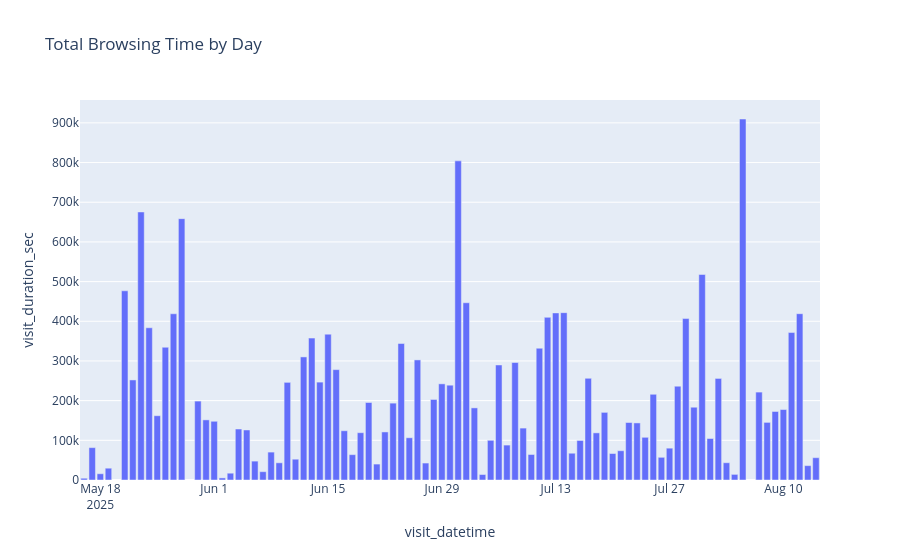
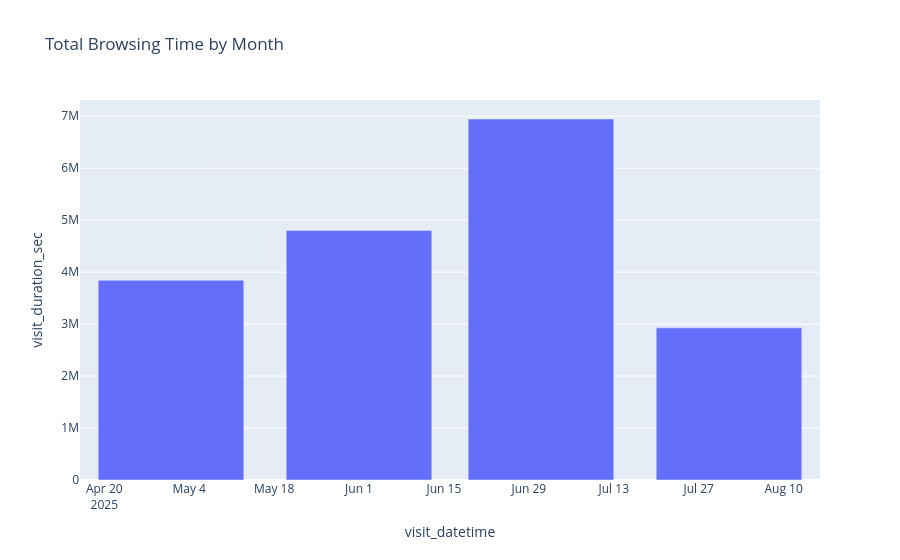
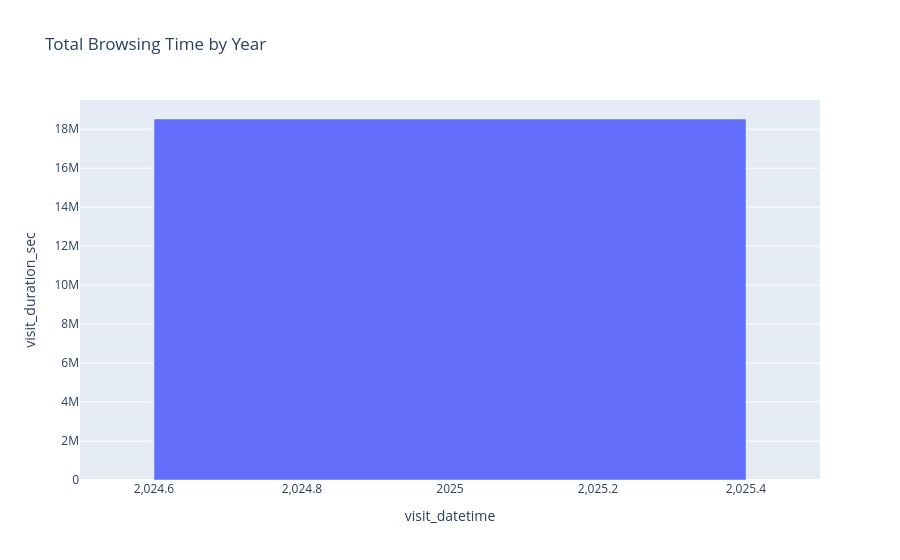

Notebook code for these charts, in order:
### Markdown cell above
## 1. Total Browsing Time by Day/Month/Year (Bar Chart)

### Code cell
conn = sqlite3.connect('data.db')
df = pd.read_sql_query('SELECT visit_datetime, visit_duration_sec FROM visits', conn)
conn.close()

df['visit_datetime'] = pd.to_datetime(df['visit_datetime'])

# Daily
daily_browsing = df.groupby(df['visit_datetime'].dt.date)['visit_duration_sec'].sum().reset_index()
fig_daily = px.bar(daily_browsing, x='visit_datetime', y='visit_duration_sec', title='Total Browsing Time by Day')
fig_daily.show()

# Monthly
monthly_browsing = df.groupby(df['visit_datetime'].dt.to_period('M'))['visit_duration_sec'].sum().reset_index()
monthly_browsing['visit_datetime'] = monthly_browsing['visit_datetime'].astype(str)
fig_monthly = px.bar(monthly_browsing, x='visit_datetime', y='visit_duration_sec', title='Total Browsing Time by Month')
fig_monthly.show()

# Yearly
yearly_browsing = df.groupby(df['visit_datetime'].dt.year)['visit_duration_sec'].sum().reset_index()
fig_yearly = px.bar(yearly_browsing, x='visit_datetime', y='visit_duration_sec', title='Total Browsing Time by Year')
fig_yearly.show()

### Figure 1 — Plotly figure (JSON) as saved in the notebook; plotly's stock layout.template omitted (floating-point values rounded to 4 significant figures)
{"data": [{"hovertemplate": "visit_datetime=%{x}<br>visit_duration_sec=%{y}<extra></extra>", "legendgroup": "", "marker": {"color": "#636efa", "pattern": {"shape": ""}}, "name": "", "orientation": "v", "showlegend": false, "textposition": "auto", "type": "bar", "x": ["2025-05-16", "2025-05-17", "2025-05-18", "2025-05-19", "2025-05-21", "2025-05-22", "2025-05-23", "2025-05-24", "2025-05-25", "2025-05-26", "2025-05-27", "2025-05-28", "2025-05-30", "2025-05-31", "2025-06-01", "2025-06-02", "2025-06-03", "2025-06-04", "2025-06-05", "2025-06-06", "2025-06-07", "2025-06-08", "2025-06-09", "2025-06-10", "2025-06-11", "2025-06-12", "2025-06-13", "2025-06-14", "2025-06-15", "2025-06-16", "2025-06-17", "2025-06-18", "2025-06-19", "2025-06-20", "2025-06-21", "2025-06-22", "2025-06-23", "2025-06-24", "2025-06-25", "2025-06-26", "2025-06-27", "2025-06-28", "2025-06-29", "2025-06-30", "2025-07-01", "2025-07-02", "2025-07-03", "2025-07-04", "2025-07-05", "2025-07-06", "2025-07-07", "2025-07-08", "2025-07-09", "2025-07-10", "2025-07-11", "2025-07-12", "2025-07-13", "2025-07-14", "2025-07-15", "2025-07-16", "2025-07-17", "2025-07-18", "2025-07-19", "2025-07-20", "2025-07-21", "2025-07-22", "2025-07-23", "2025-07-24", "2025-07-25", "2025-07-26", "2025-07-27", "2025-07-28", "2025-07-29", "2025-07-30", "2025-07-31", "2025-08-01", "2025-08-02", "2025-08-03", "2025-08-04", "2025-08-05", "2025-08-07", "2025-08-08", "2025-08-09", "2025-08-10", "2025-08-11", "2025-08-12", "2025-08-13", "2025-08-14"], "xaxis": "x", "y": [4481.0, 81580.0, 15770.0, 29760.0, 476800.0, 252100.0, 675500.0, 383600.0, 162000.0, 334500.0, 418900.0, 658600.0, 198900.0, 151500.0, 148000.0, 5294.0, 17160.0, 128500.0, 126100.0, 47570.0, 20960.0, 70310.0, 43360.0, 246100.0, 52430.0, 310200.0, 357700.0, 246700.0, 367500.0, 278100.0, 124100.0, 63890.0, 119200.0, 195300.0, 40150.0, 121100.0, 193700.0, 343900.0, 106500.0, 302600.0, 42700.0, 203000.0, 242300.0, 238900.0, 804300.0, 446700.0, 181700.0, 13810.0, 100000.0, 289900.0, 88010.0, 296000.0, 130800.0, 64290.0, 332100.0, 410000.0, 421100.0, 421700.0, 67470.0, 99580.0, 256300.0, 118800.0, 170400.0, 66770.0, 73790.0, 144900.0, 143800.0, 107600.0, 216000.0, 57170.0, 80210.0, 236300.0, 406800.0, 183400.0, 517900.0, 104600.0, 256000.0, 43520.0, 14140.0, 909800.0, 221500.0, 145200.0, 172700.0, 177500.0, 371600.0, 419100.0, 36210.0, 56210.0], "yaxis": "y"}], "layout": {"barmode": "relative", "legend": {"tracegroupgap": 0}, "title": {"text": "Total Browsing Time by Day"}, "xaxis": {"anchor": "y", "domain": [0, 1], "title": {"text": "visit_datetime"}}, "yaxis": {"anchor": "x", "domain": [0, 1], "title": {"text": "visit_duration_sec"}}}}

### Figure 2 — Plotly figure (JSON) as saved in the notebook; plotly's stock layout.template omitted (floating-point values rounded to 4 significant figures)
{"data": [{"hovertemplate": "visit_datetime=%{x}<br>visit_duration_sec=%{y}<extra></extra>", "legendgroup": "", "marker": {"color": "#636efa", "pattern": {"shape": ""}}, "name": "", "orientation": "v", "showlegend": false, "textposition": "auto", "type": "bar", "x": ["2025-05", "2025-06", "2025-07", "2025-08"], "xaxis": "x", "y": [3844000.0, 4803000.0, 6948000.0, 2928000.0], "yaxis": "y"}], "layout": {"barmode": "relative", "legend": {"tracegroupgap": 0}, "title": {"text": "Total Browsing Time by Month"}, "xaxis": {"anchor": "y", "domain": [0, 1], "title": {"text": "visit_datetime"}}, "yaxis": {"anchor": "x", "domain": [0, 1], "title": {"text": "visit_duration_sec"}}}}

### Figure 3 — Plotly figure (JSON) as saved in the notebook; plotly's stock layout.template omitted (floating-point values rounded to 4 significant figures)
{"data": [{"hovertemplate": "visit_datetime=%{x}<br>visit_duration_sec=%{y}<extra></extra>", "legendgroup": "", "marker": {"color": "#636efa", "pattern": {"shape": ""}}, "name": "", "orientation": "v", "showlegend": false, "textposition": "auto", "type": "bar", "x": [2025], "xaxis": "x", "y": [18520000.0], "yaxis": "y"}], "layout": {"barmode": "relative", "legend": {"tracegroupgap": 0}, "title": {"text": "Total Browsing Time by Year"}, "xaxis": {"anchor": "y", "domain": [0, 1], "title": {"text": "visit_datetime"}}, "yaxis": {"anchor": "x", "domain": [0, 1], "title": {"text": "visit_duration_sec"}}}}
